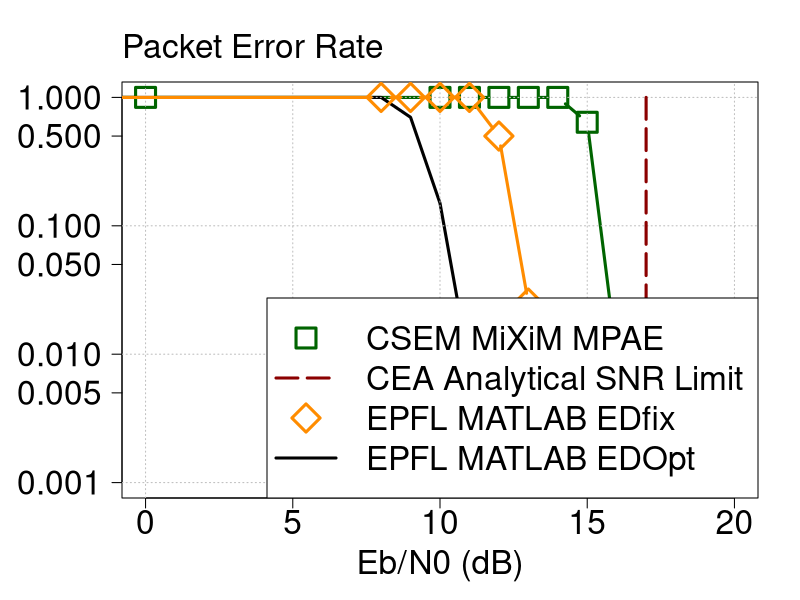

Recreate this plot in R.
png("ebn0_per.png", width=1024, height=768)

lineWidth = 3
symbolSize = 3

# We add a first point at -5 dB, 100% PER for each line

psrRSValues <- c(0.97061, 0.97061, 0.97061, 0.97061, 0.97061, 
		0.97061, 0.97061, 0.969377, 0.963361, 0.907644,
		0.698511, 0.359492, 0.103714, 0.0218919, 0,
		0, 0)

psrNoRSValues <- c(0.964188, 0.965016, 0.969944, 0.941074, 0.866947,
		0.837347,0.698542, 0.511625, 0.282612,  0.0915956,
		0.0334867, 0.00547897, 0.000303711, 0, 0,
		0, 0)
pathlosses <- c(4.6664e-15, 4.2618e-15, 3.89914e-15, 3.5734e-15, 3.28021e-15,
	3.01581e-15, 2.77692e-15, 2.56069e-15, 2.36464e-15, 2.18656e-15,
	2.02457e-15, 1.87696e-15, 1.74225e-15, 1.61914e-15, 1.50647e-15,
	1.40321e-15)
noiseValues <- c(3.26942e-21, 3.26933e-21, 3.26948e-21, 3.26947e-21,  3.26945e-21,
	3.26942e-21, 3.26954e-21, 3.26945e-21, 3.26948e-21, 3.26942e-21,
	3.26961e-21, 3.26987e-21, 3.27003e-21, 3.26944e-21, 3.26952e-21,
	3.26948e-21)

epflPER_EDoptNoDrift <- rev(c(0, 0, 5E-4, 8E-3, 1.5E-1, 7E-1, 1, 1))
epflPER_EDfixDrift <- c(1, 1, 1, 1, 1, 5E-1, 2.5E-2, 2E-3)
epflEbN0 <- c(-5, 8, 9, 10, 11, 12, 13, 14) # dB

Epulse <- 1E-3

EbValues <- pathlosses*Epulse

EbN0Values <- 10*log10( EbValues / noiseValues )
EbN0Values <- c(EbN0Values, -5)

# binSize = 2
perRSValues <- c( 1, 1,  1,  1,  1, 0.325, 0.01, 0.01)
EbN0Values  <- c(-6, 0, 10, 12, 14,    16,   18, 20)
# binSize = 1
perRSValues <- c( 1, 1,  1, 1,   1,  1,  1, 0.64, 0.01, 0.01, 0.01, 0.01)
EbN0Values  <- c(-6, 0, 10, 11, 12, 13, 14,   15,  16,    18,   19, 21)
par(mar= c(5, 6, 4, 2) + 0.1)

plot(c(0, 20),  c(1, 1E-3), type="n", las=1, xlab="Eb/N0 (dB)", ylab="", 
	cex.lab=2, cex.axis=2, cex=2, log="y", lwd=lineWidth) # setup figure
#lines(EbN0Values, 1-psrNoRSValues, type="b", col="darkblue", pch=21, cex=symbolSize, lwd=lineWidth)
#lines(EbN0Values, 1-psrRSValues, type="b", col="darkgreen", pch=22, cex=symbolSize, lwd=lineWidth)
lines(EbN0Values, perRSValues, type="b", col="darkgreen", pch=22, cex=symbolSize, lwd=lineWidth)

lines(epflEbN0, epflPER_EDoptNoDrift, type="l", col="black",  cex=symbolSize, lwd=lineWidth)
grid(col="grey")
lines(epflEbN0, epflPER_EDfixDrift,  type="b", pch=23, col="darkorange", cex=symbolSize, lwd=lineWidth)
lines(c(17, 17), c(1, 1E-4), lty=5, type="l", col="darkred", cex=symbolSize, lwd=lineWidth)
mtext("Packet Error Rate", side=3, line=1, adj=0, cex=2, lwd=lineWidth)
legend(x="bottomright",legend=c("CSEM MiXiM MPAE",
				"CEA Analytical SNR Limit",
				"EPFL MATLAB EDfix",
				"EPFL MATLAB EDOpt"
				),
	lty=c(0, 5, 0, 1), # a line only for the last one
	col=c("darkgreen", "darkred", "darkorange", "black"),
	pch=c(22,NA_integer_,23,NA_integer_), # no symbol for third and last ones
	cex=2, pt.cex=symbolSize, lwd=lineWidth)
dev.off()

